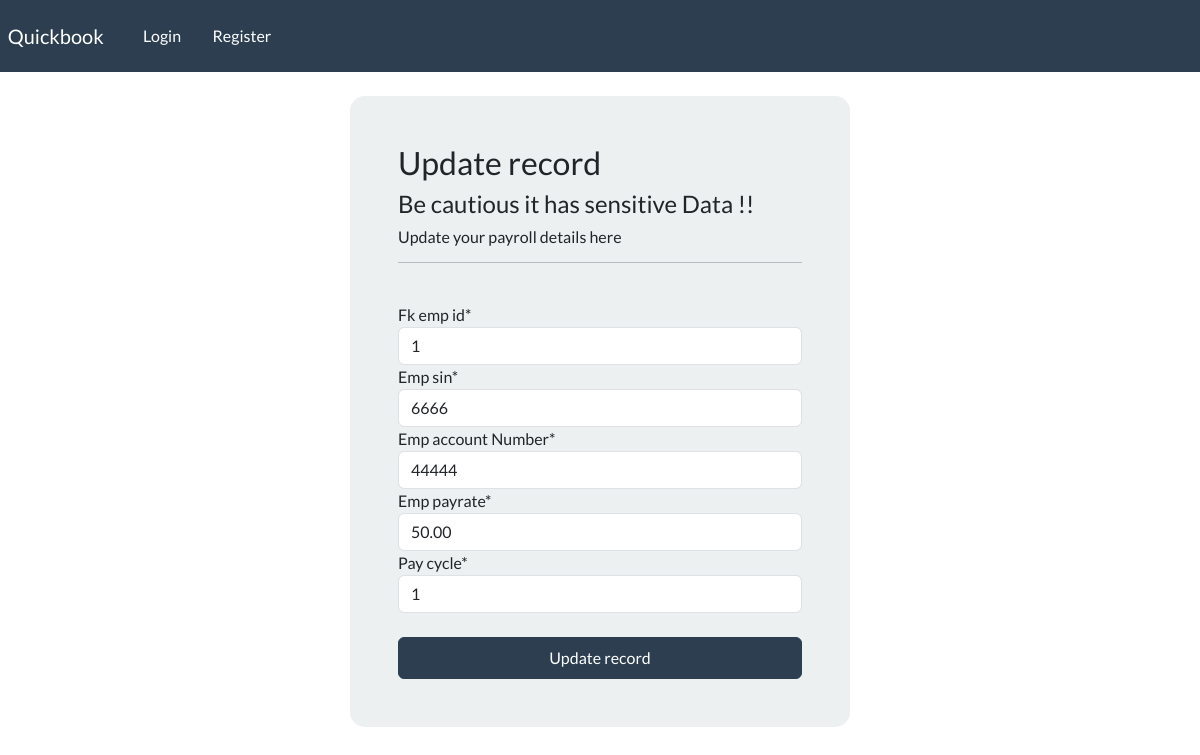
The page /update-record-payroll/1 on the database its author committed.
### webapp/models.py (models this page shows)
class payroll_table(models.Model):
    payroll_table_id=models.AutoField(primary_key=True)
    fk_emp_id=models.ForeignKey(employee_record,on_delete=models.CASCADE,null=True)
    emp_sin=models.IntegerField()
    emp_account_Number=models.BigIntegerField()
    emp_payrate=models.DecimalField(max_digits=5, decimal_places=2)
    pay_cycle=models.SmallIntegerField(default=1)
    fk_schedule_id=models.ForeignKey(schedule_table,on_delete=models.CASCADE,null=True)

### webapp/views.py (the view)
# urls.py: path('update-record-payroll/<int:pk>', views.update_record_payroll, name="update-record-payroll"),
def update_record_payroll(request, pk):
     record = payroll_table.objects.get(fk_emp_id=pk)
     form = UpdateRecord_payrollForm(instance=record)
     if request.method == 'POST':
          form = UpdateRecord_payrollForm(request.POST, instance=record)
          if form.is_valid():
               form.save()
               return redirect("payroll")
     context = {'form':form}
     return render(request, 'webapp/update-record-payroll.html', context=context)

### webapp/forms.py
class UpdateRecord_payrollForm(forms.ModelForm):
        class Meta:
            model = payroll_table
            fields=['fk_emp_id','emp_sin','emp_account_Number','emp_payrate','pay_cycle']

### webapp/models.py (called while the page is built)
    def __str__(self):
        return str(self.emp_id)

### webapp/templates/webapp/update-record-payroll.html (shortened to what this page needs)
{% extends 'webapp/base.html' %}
{% load crispy_forms_tags %}
{% block content %}
<body>
    <div class="container bg-light shadow-md p-5 form-layout">
        <h3> Update record </h3>
        <h4> Be cautious it has sensitive Data !! </h4>
        <h6> Update your payroll details here </h6>
        <hr>
        <br>
        <form method="POST" autocomplete="off">
            {{form|crispy}}
            <br>
            <button type="submit" class="btn btn-primary w-100 btn-block p-2"> Update record </button>
        </form>
    </div>
</body>
{% endblock %}

### static/css/styles.css (style rules this page uses)
.form-layout { border-radius: 15px; width: 500px; }

### rows shown on the page
payroll_table: fk_emp_id "1", emp_sin "6666", emp_account_Number "44444", emp_payrate "50.00", pay_cycle "1"
